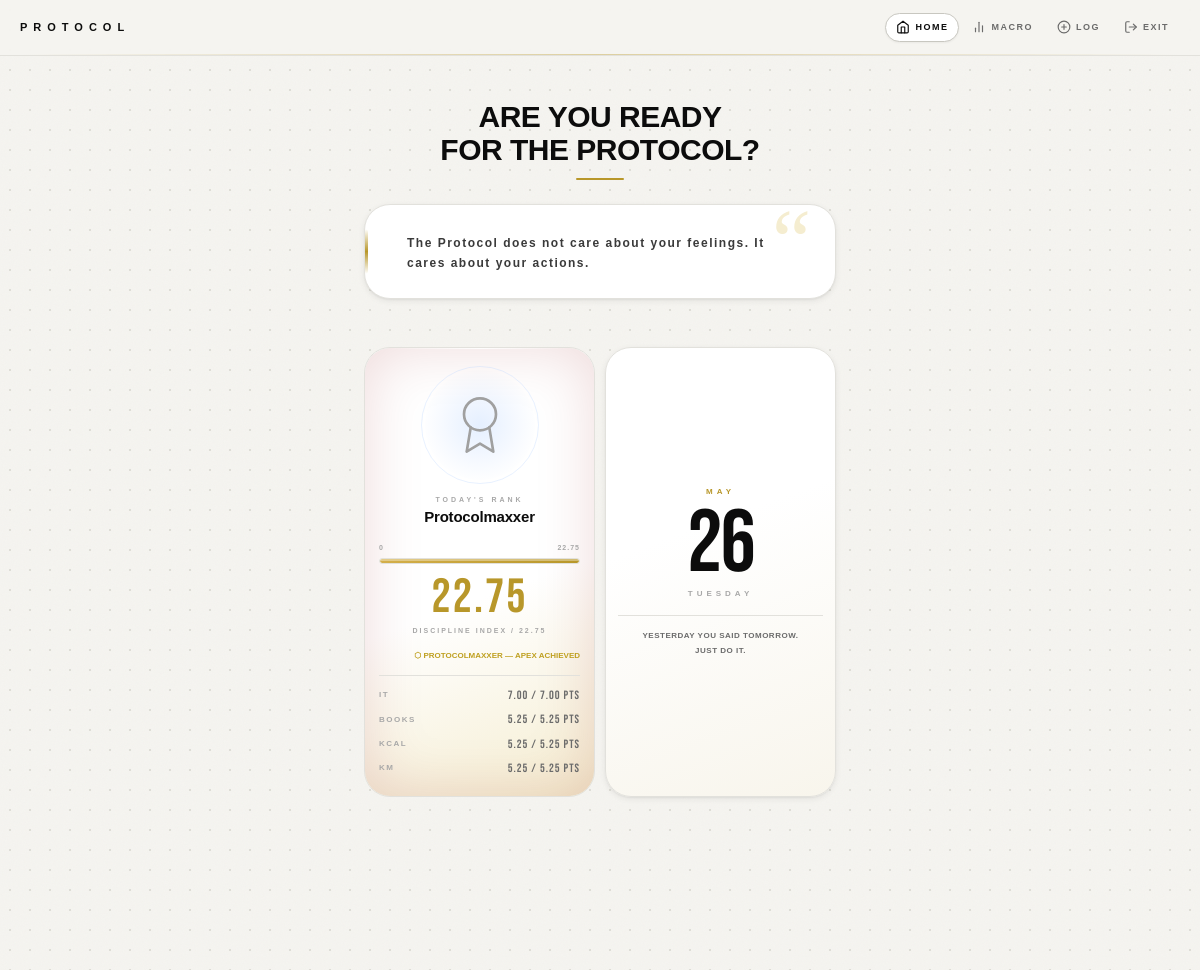
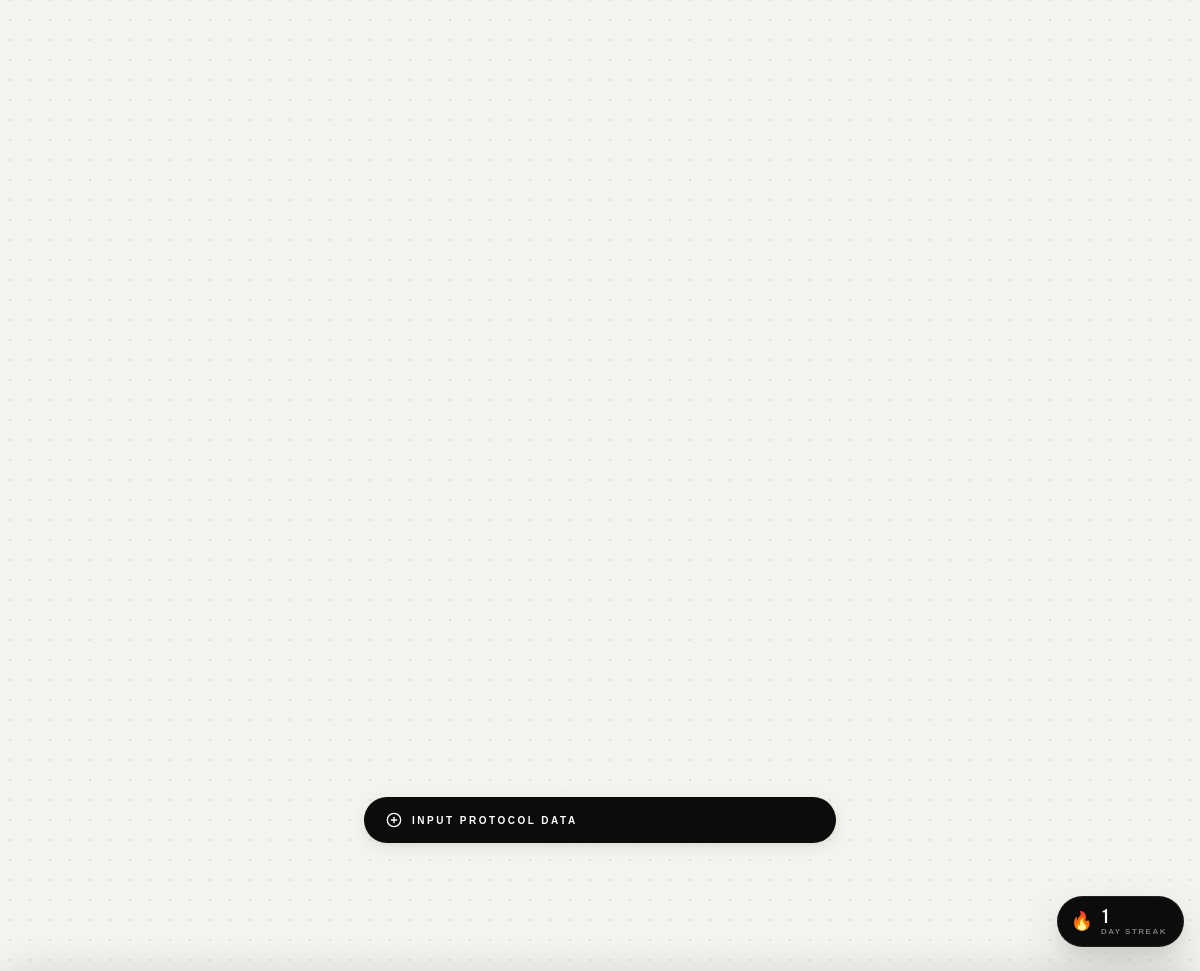
The page / (signed in) on the database its author committed (2 pictures, top to bottom).
### protocol_app/models.py (models this page shows, shortened)
class MotivationQuote(models.Model):
    FONT_CHOICES = [
        ('serif',    'Serif / Calligraphy'),
        ('orbitron', 'Orbitron / Tech'),
        ('playfair', 'Playfair Display / Editorial'),
    ]
    text       = models.TextField()
    font_style = models.CharField(max_length=20, choices=FONT_CHOICES, default='playfair')
    is_active  = models.BooleanField(default=True)
    created_at = models.DateTimeField(auto_now_add=True)
    class Meta:
        ordering = ['-created_at']

class DailyReport(models.Model):
    user          = models.ForeignKey(User, on_delete=models.CASCADE, related_name='reports')
    date          = models.DateField(default=timezone.localdate)
    it_math_hours = models.FloatField(default=0.0, help_text="Target: 1 hour")
    pages_read    = models.IntegerField(default=0,  help_text="Target: 50 pages")
    calories      = models.IntegerField(default=0,  help_text="Target: 500 kcal")
    distance_km   = models.FloatField(default=0.0,  help_text="Target: 5 km")
    ai_comment    = models.TextField(blank=True, default='')
    created_at    = models.DateTimeField(auto_now_add=True)
    updated_at    = models.DateTimeField(auto_now=True)
    class Meta:
        unique_together = ('user', 'date')
        ordering = ['-date']
    IT_TARGET       = 1.0     # hours
    PAGES_TARGET    = 25      # pages
    KCAL_TARGET     = 1500     # calories
    KM_TARGET       = 5.0     # km
    IT_MAX_PTS      = 7.00
    BOOKS_MAX_PTS   = 5.25
    KCAL_MAX_PTS    = 5.25
    KM_MAX_PTS      = 5.25
    MAX_DAILY_SCORE = 22.75   # 7 + 5.25 + 5.25 + 5.25
    RANK_THRESHOLDS = [
        (0.00,  'Unranked',       'unranked'),
        (1.00,  'Novice I',       'novice_1'),
        (2.21,  'Novice II',      'novice_2'),
        (3.42,  'Novice III',     'novice_3'),
        (4.63,  'Novice IV',      'novice_4'),
        (5.84,  'Apprentice I',   'apprentice_1'),
        (7.04,  'Apprentice II',  'apprentice_2'),
        (8.25,  'Apprentice III', 'apprentice_3'),
        (9.46,  'Intermediate I', 'intermediate_1'),
        (10.67, 'Intermediate II','intermediate_2'),
        (11.88, 'Intermediate III','intermediate_3'),
        (13.08, 'Advanced I',     'advanced_1'),
        (14.29, 'Advanced II',    'advanced_2'),
        (15.50, 'Advanced III',   'advanced_3'),
        (16.71, 'Expert',         'expert'),
        (17.92, 'Expert Pro',     'expert_pro'),
        (19.13, 'Master',         'master'),
        (20.33, 'Grandmaster',    'grandmaster'),
        (21.54, 'Apex',           'apex'),
        (22.75, 'Protocolmaxxer', 'protocolmaxxer'),
    ]
    @property
    def it_points(self):
        ratio = min(self.it_math_hours / self.IT_TARGET, 1.0)
        return round(ratio * self.IT_MAX_PTS, 4)
    @property
    def books_points(self):
        ratio = min(self.pages_read / self.PAGES_TARGET, 1.0)
        return round(ratio * self.BOOKS_MAX_PTS, 4)
    @property
    def kcal_points(self):
        ratio = min(self.calories / self.KCAL_TARGET, 1.0)
        return round(ratio * self.KCAL_MAX_PTS, 4)
    @property
    def km_points(self):
        ratio = min(self.distance_km / self.KM_TARGET, 1.0)
        return round(ratio * self.KM_MAX_PTS, 4)
    @property
    def discipline_score(self):
        raw = (
            self.it_points    +
            self.books_points +
            self.kcal_points  +
            self.km_points
        )
        any_zero = (
            self.it_math_hours == 0 or
            self.pages_read    == 0 or
            self.calories      == 0 or
            self.distance_km   == 0
        )
        if any_zero:
            raw = min(raw, 2.20)
        return round(min(raw, self.MAX_DAILY_SCORE), 4)
    @property
    def rank_data(self):
        score = self.discipline_score
        result = self.RANK_THRESHOLDS[0]   # default: Unranked
        for threshold, name, slug in self.RANK_THRESHOLDS:
            if score >= threshold:
                result = (threshold, name, slug)
        return result
    @property
    def rank(self):
        return self.rank_data[1]
    @property
    def rank_slug(self):
        return self.rank_data[2]
    @property
    def rank_image_url(self):
        return f'/static/protocol_app/ranks/{self.rank_slug}.png'
    @property
    def next_rank_data(self):
        score = self.discipline_score
        for threshold, name, slug in self.RANK_THRESHOLDS:
            if threshold > score:
                return (threshold, name, slug)
        return None
    @property
    def score_color_class(self):
        s = self.discipline_score
        if s < 5.84:   return 'score-low'    # Unranked → Novice IV
        if s < 13.08:  return 'score-mid'    # Apprentice I → Intermediate III
        if s < 19.13:  return 'score-high'   # Advanced I → Master
        return 'score-elite'                  # Grandmaster → Protocolmaxxer
    @property
    def it_progress_pct(self):
        return min(int((self.it_math_hours / self.IT_TARGET) * 100), 100)
    @property
    def books_progress_pct(self):
        return min(int((self.pages_read / self.PAGES_TARGET) * 100), 100)
    @property
    def kcal_progress_pct(self):
        return min(int((self.calories / self.KCAL_TARGET) * 100), 100)
    @property
    def km_progress_pct(self):
        return min(int((self.distance_km / self.KM_TARGET) * 100), 100)

### protocol_app/views.py (the view)
# urls.py: path('', views.DashboardView.as_view(), name='dashboard'),
class DashboardView(LoginRequiredMixin, TemplateView):
    template_name = 'protocol_app/dashboard.html'
    def get_context_data(self, **kwargs):
        ctx = super().get_context_data(**kwargs)
        user  = self.request.user
        today = timezone.localdate()
        try:
            today_report = DailyReport.objects.get(user=user, date=today)
        except DailyReport.DoesNotExist:
            today_report = None
        week_start = today - datetime.timedelta(days=today.weekday())
        week_days  = [week_start + datetime.timedelta(days=i) for i in range(7)]
        week_reports = DailyReport.objects.filter(
            user=user,
            date__gte=week_start,
            date__lte=week_days[-1],
        )
        week_report_map = {r.date: r for r in week_reports}
        week_data = []
        for day in week_days:
            report = week_report_map.get(day)
            week_data.append({
                'date':       day,
                'date_str':   day.strftime('%Y-%m-%d'),
                'day_name':   day.strftime('%a').upper(),
                'day_num':    day.day,
                'is_today':   day == today,
                'report':     report,
                'score':      report.discipline_score if report else None,
                'dot_class':  _score_to_dot_class(report.discipline_score if report else None),
            })
        shadow = _calculate_protocol_shadow(user, today)
        initial_date = {'date': today}
        form = DailyReportForm(initial=initial_date)
        streak = 0
        check_date = today
        while True:
            if DailyReport.objects.filter(user=user, date=check_date).exists():
                streak += 1
                check_date -= datetime.timedelta(days=1)
            else:
                break
        ctx['streak'] = streak
        ctx.update({
            'today':        today,
            'streak':       streak,
            'today_report': today_report,
            'week_data':    week_data,
            'shadow':       shadow,
            'form':         form,
            'month_name':   today.strftime('%b').upper(),
            'day_num':      today.strftime('%d').lstrip('0') if hasattr(today, 'strftime') else today.day,
            'weekday':      today.strftime('%A').upper(),
        })
        return ctx

### core/context_processors/protocol_context.py (called while the page is built)
def protocol_quote(request):
    try:
        from protocol_app.models import MotivationQuote
        quotes = list(MotivationQuote.objects.filter(is_active=True))
        quote = random.choice(quotes) if quotes else None
    except Exception:
        quote = None
    return {'global_quote': quote}

### protocol_app/views.py (called while the page is built)
def _score_to_dot_class(score):
    if score is None:
        return 'dot-empty'
    if score < 5.84:
        return 'dot-low'
    if score < 13.08:
        return 'dot-mid'
    return 'dot-high'

def _average_score(reports):
    if not reports:
        return 0.0
    return round(sum(r.discipline_score for r in reports) / len(reports), 2)

### protocol_app/templates/protocol_app/dashboard.html (shortened to what this page needs)
{% extends 'protocol_app/base.html' %}
{% block content %}
<div class="protocol-wrap">
  <section class="hero-section">
    <h1 class="hero-headline">ARE YOU READY<br>FOR THE PROTOCOL?</h1>
    {% if global_quote %}
    <div class="quote-card">
      <p class="quote-text {{ global_quote.font_style }}">{{ global_quote.text }}</p>
    </div>
    {% endif %}
  </section>
  <section class="triple-bar">
    <div class="protocol-card rank-bar {% if today_report %}{{ today_report.score_color_class }}{% else %}score-empty{% endif %}">
      {% if today_report %}
        <div class="rank-image-wrap">
          <div class="rank-img-fallback" style="display:none;">
            <svg width="64" height="64" viewBox="0 0 24 24" fill="none"
                 stroke="#A0A0A0" stroke-width="1" stroke-linecap="round" stroke-linejoin="round">
              <circle cx="12" cy="8" r="6"/>
              <path d="M15.477 12.89L17 22l-5-3-5 3 1.523-9.11"/>
            </svg>
          </div>
        </div>
        <div class="rank-label">TODAY'S RANK</div>
        <div class="rank-name">{{ today_report.rank }}</div>
        <div class="score-bar-wrap">
          <div class="score-bar-labels">
            <span class="score-bar-label-left">0</span>
            <span class="score-bar-label-right">22.75</span>
          </div>
          <div class="score-bar-track">
            <div class="score-bar-fill" id="scoreFill"
                 style="width:0%"
                 data-target="{{ today_report.discipline_score }}"
                 data-max="22.75"></div>
          </div>
          <div class="score-value-display">{{ today_report.discipline_score|floatformat:2 }}</div>
          <div class="score-subtext">DISCIPLINE INDEX / 22.75</div>
        </div>
        {% if today_report.next_rank_data %}
        <div class="rank-progress-wrap">
          <div class="rank-progress-labels">
            <span class="rank-progress-current">{{ today_report.rank }}</span>
            <span class="rank-progress-next">→ {{ today_report.next_rank_data.1 }}</span>
          </div>
          <div class="rank-progress-track">
            <div class="rank-progress-fill" id="rankProgressFill"
                 style="width:0%"
                 data-target="{{ today_report.rank_progress_pct }}"></div>
          </div>
          <div class="rank-progress-pct">{{ today_report.rank_progress_pct }}% to next rank</div>
        </div>
        {% else %}
        <div class="rank-progress-wrap">
          <div class="rank-progress-pct" style="color:#bfa020;">
            ⬡ PROTOCOLMAXXER — APEX ACHIEVED
          </div>
        </div>
        {% endif %}
        <div class="points-breakdown">
          <div class="points-row">
            <span class="points-cat">IT</span>
            <span class="points-val">{{ today_report.it_points|floatformat:2 }} / 7.00 pts</span>
          </div>
          <div class="points-row">
            <span class="points-cat">BOOKS</span>
            <span class="points-val">{{ today_report.books_points|floatformat:2 }} / 5.25 pts</span>
          </div>
          <div class="points-row">
            <span class="points-cat">KCAL</span>
            <span class="points-val">{{ today_report.kcal_points|floatformat:2 }} / 5.25 pts</span>
          </div>
          <div class="points-row">
            <span class="points-cat">KM</span>
            <span class="points-val">{{ today_report.km_points|floatformat:2 }} / 5.25 pts</span>
          </div>
        </div>
      {% endif %}
    </div>
    <div class="protocol-card date-bar">
      <div class="date-month">{{ month_name }}</div>
      <div class="date-number">{{ today.day }}</div>
      <div class="date-weekday">{{ weekday }}</div>
      <div class="hardcore-reminder">
        YESTERDAY YOU SAID TOMORROW.<br>JUST DO IT.
      </div>
    </div>
  </section>
  {% if shadow.has_data %}
  <section class="shadow-section">
  </section>
  {% endif %}
  <section class="calendar-section">
  </section>
  <button class="add-report-fab mt-12" onclick="openModal()">
    <svg width="16" height="16" viewBox="0 0 24 24" fill="none"
         stroke="currentColor" stroke-width="2" stroke-linecap="round" stroke-linejoin="round">
      <circle cx="12" cy="12" r="10"/>
      <line x1="12" y1="8" x2="12" y2="16"/>
      <line x1="8" y1="12" x2="16" y2="12"/>
    </svg>
    INPUT PROTOCOL DATA
  </button>
</div>
{% endblock %}

### rows shown on the page
MotivationQuote: text "The Protocol does not care about your feelings. It cares about your actions."
DailyReport: rank "Protocolmaxxer", discipline_score "22.75", it_points "7.00", books_points "5.25", kcal_points "5.25", km_points "5.25"

### other values the page prints
{{ month_name }} "MAY"
{{ today.day }} "26"
{{ weekday }} "TUESDAY"
